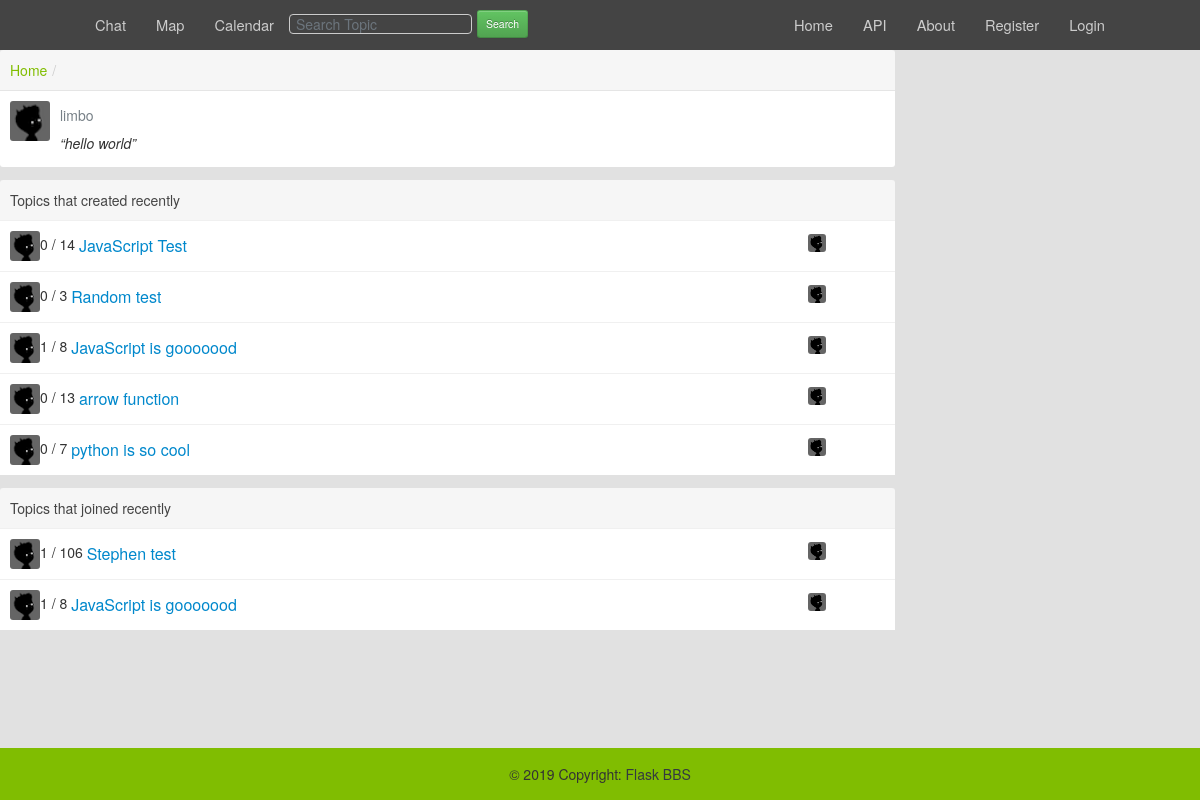
The app's page /user/limbo with its own data.
### models/user.py (models this page shows, shortened)
class User(SQLMixin, db.Model):
    __tablename__ = 'User'
    """
    User 是一个保存用户数据的 model
    现在只有两个属性 username 和 password
    """
    username = Column(String(50), nullable=False)
    password = Column(String(100), nullable=False)
    image = Column(String(100), nullable=False, default='/images/base.png')
    email = Column(String(50), nullable=False, default='test@test.com')
    signature = Column(Text, default='Where the fuck I am')

### models/topic.py (models this page shows, shortened)
class Topic(SQLMixin, db.Model):
    views = Column(Integer, nullable=False, default=0)
    title = Column(Unicode(50), nullable=False)
    content = Column(UnicodeText, nullable=False)
    user_id = Column(Integer, nullable=False)
    board_id = Column(Integer, nullable=False)
    def user(self):
        u = User.one(id=self.user_id)
        return u
    def replies(self):
        ms = Reply.all(topic_id=self.id)
        return ms

### routes/index.py (the view)
@main.route('/user/<name>')
def userinfo(name):
    u = User.one(username=name)
    ts = Topic.all(user_id=u.id)
    rs = Reply.all(user_id=u.id)
    tes = []
    for r in rs:
        tes.append(Topic.one(id=r.topic_id))
    return render_template('userinfo.html', ts=ts, tes=tes, user=u)

### models/base_model.py (called while the page is built)
    @classmethod
    def all(cls, **kwargs):
        ms = cls.query.filter_by(**kwargs).all()
        return ms

    @classmethod
    def one(cls, **kwargs):
        ms = cls.query.filter_by(**kwargs).first()
        return ms

### routes/__init__.py (called while the page is built)
def current_user():
    uid = session.get('user_id', '')
    u = User.one(id=uid)
    return u

### templates/userinfo.html (shortened to what this page needs)
{% extends "base.html" %}
{% block main %}
    <div id="content">
        <div class="panel">
            <div class="header">
                <ul class="breadcrumb">
                    <li><a href="/">Home</a><span class="divider">/</span></li>
                </ul>
            </div>
            <div class="inner userinfo">
                <div class="user_big_avatar">
                    <img src="{{ user.image }}" class="user_avatar" title="{{ user.username }}">
                </div>
                <a class="dark">{{ user.username }}</a>
                <div>
          <span class="signature">
            “{{ user.signature }}”
          </span>
                </div>
            </div>
        </div>
        <div class="panel">
            <div class="header">
                <span class="col_fade">Topics that created recently</span>
            </div>
            {% for t in ts %}
                <div class="cell">
                    <a class="user_avatar pull-left" href="/user/{{ user.username }}">
                        <img src="{{ user.image }}" title="{{ user.username }}">
                    </a>
                    <div class="topic_title_wrapper">
                        <span>{{ t.replies() | count }} / {{ t.views }}</span>
                        <a class="topic_title" href="{{ url_for('topic.detail', id=t.id) }}">
                            {{ t.title }}
                        </a>
                        <a class="last_time pull-right" href="/topic/{{ t.id }}">
                            <img class="user_small_avatar" src="{{ t.user().image }}">
                        </a>
                    </div>
                </div>
            {% endfor %}
        </div>
        <div class="panel">
            <div class="header">
                <span class="col_fade">Topics that joined recently</span>
            </div>
            {% for t in tes %}
                <div class="cell">
                    <a class="user_avatar pull-left" href="/user/{{ user.username }}">
                        <img src="{{ user.image }}" title="{{ user.username }}">
                    </a>
                    <div class="topic_title_wrapper">
                        <span>{{ t.replies() | count }} / {{ t.views }}</span>
                        <a class="topic_title" href="{{ url_for('topic.detail', id=t.id) }}">
                            {{ t.title }}
                        </a>
                        <a class="last_time pull-right" href="/topic/{{ t.id }}">
                            <img class="user_small_avatar" src="{{ t.user().image }}">
                        </a>
                    </div>
                </div>
            {% endfor %}
        </div>
    </div>
{% endblock %}

### records on screen
User: image (picture), username "limbo", signature "hello world"
Topic: image (picture), replies|count "0", views "14", title "JavaScript Test", user (picture)
Topic: image (picture), replies|count "0", views "3", title "Random test", user (picture)
Topic: image (picture), replies|count "1", views "8", title "JavaScript is gooooood", user (picture)
Topic: image (picture), replies|count "0", views "13", title "arrow function", user (picture)
Topic: image (picture), replies|count "0", views "7", title "python is so cool", user (picture)
Topic: image (picture), replies|count "1", views "106", title "Stephen test", user (picture)
